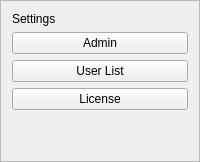
            <widget class="QFrame" name="adminPageNavigationFrame">
             <property name="frameShape">
              <enum>QFrame::StyledPanel</enum>
             </property>
             <property name="frameShadow">
              <enum>QFrame::Raised</enum>
             </property>
             <layout class="QVBoxLayout" name="verticalLayout_2">
              <item>
               <widget class="QLabel" name="settingsLabel">
                <property name="text">
                 <string>Settings</string>
                </property>
               </widget>
              </item>
              <item>
               <widget class="QPushButton" name="adminSectionPushButton">
                <property name="text">
                 <string>Admin</string>
                </property>
               </widget>
              </item>
              <item>
               <widget class="QPushButton" name="userListPushButton">
                <property name="text">
                 <string>User List</string>
                </property>
               </widget>
              </item>
              <item>
               <widget class="QPushButton" name="licensePushButton">
                <property name="text">
                 <string>License</string>
                </property>
               </widget>
              </item>
              <item>
               <spacer name="verticalSpacer_3">
                <property name="orientation">
                 <enum>Qt::Vertical</enum>
                </property>
                <property name="sizeHint" stdset="0">
                 <size>
                  <width>20</width>
                  <height>40</height>
                 </size>
                </property>
               </spacer>
              </item>
             </layout>
            </widget>
